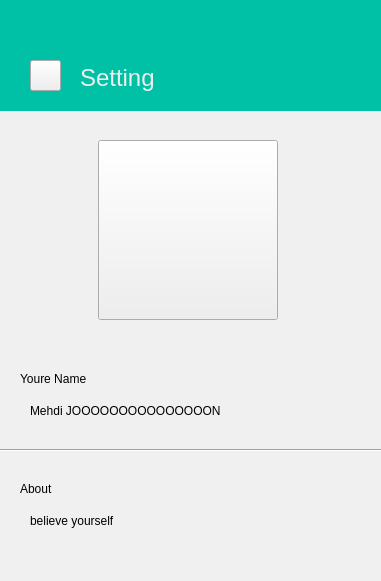
   <widget class="QFrame" name="setting_FRM">
    <property name="geometry">
     <rect>
      <x>800</x>
      <y>600</y>
      <width>381</width>
      <height>581</height>
     </rect>
    </property>
    <property name="frameShape">
     <enum>QFrame::StyledPanel</enum>
    </property>
    <property name="frameShadow">
     <enum>QFrame::Raised</enum>
    </property>
    <widget class="QLabel" name="bk_sett_LBL">
     <property name="geometry">
      <rect>
       <x>0</x>
       <y>0</y>
       <width>381</width>
       <height>1300</height>
      </rect>
     </property>
     <property name="styleSheet">
      <string notr="true">background-color: rgb(240, 240, 240);</string>
     </property>
     <property name="text">
      <string/>
     </property>
    </widget>
    <widget class="QPushButton" name="menu_bk_BTN">
     <property name="geometry">
      <rect>
       <x>30</x>
       <y>60</y>
       <width>31</width>
       <height>31</height>
      </rect>
     </property>
     <property name="cursor">
      <cursorShape>PointingHandCursor</cursorShape>
     </property>
     <property name="styleSheet">
      <string notr="true">pushButton&gt;setStyleSheet(&quot;QPushButton{background:transparent;}&quot;);</string>
     </property>
     <property name="text">
      <string/>
     </property>
     <property name="icon">
      <iconset>
       <normaloff>../../icons/menu (copy).png</normaloff>../../icons/menu (copy).png</iconset>
     </property>
     <property name="iconSize">
      <size>
       <width>25</width>
       <height>25</height>
      </size>
     </property>
     <property name="flat">
      <bool>false</bool>
     </property>
    </widget>
    <widget class="QLabel" name="label_4">
     <property name="geometry">
      <rect>
       <x>0</x>
       <y>0</y>
       <width>382</width>
       <height>111</height>
      </rect>
     </property>
     <property name="styleSheet">
      <string notr="true">background-color: rgb(0, 193, 165);</string>
     </property>
     <property name="text">
      <string/>
     </property>
    </widget>
    <widget class="QLabel" name="label_5">
     <property name="geometry">
      <rect>
       <x>80</x>
       <y>58</y>
       <width>121</width>
       <height>41</height>
      </rect>
     </property>
     <property name="text">
      <string>&lt;html&gt;&lt;head/&gt;&lt;body&gt;&lt;p&gt;&lt;span style=&quot; font-size:18pt; color:#eeeeec;&quot;&gt;Setting&lt;/span&gt;&lt;/p&gt;&lt;/body&gt;&lt;/html&gt;</string>
     </property>
    </widget>
    <widget class="QPushButton" name="profile_LBL">
     <property name="geometry">
      <rect>
       <x>98</x>
       <y>140</y>
       <width>180</width>
       <height>180</height>
      </rect>
     </property>
     <property name="cursor">
      <cursorShape>PointingHandCursor</cursorShape>
     </property>
     <property name="text">
      <string/>
     </property>
     <property name="iconSize">
      <size>
       <width>179</width>
       <height>179</height>
      </size>
     </property>
    </widget>
    <widget class="QLabel" name="label">
     <property name="geometry">
      <rect>
       <x>-20</x>
       <y>350</y>
       <width>451</width>
       <height>191</height>
      </rect>
     </property>
     <property name="text">
      <string/>
     </property>
    </widget>
    <widget class="QLabel" name="label_10">
     <property name="geometry">
      <rect>
       <x>20</x>
       <y>370</y>
       <width>121</width>
       <height>17</height>
      </rect>
     </property>
     <property name="text">
      <string>Youre Name</string>
     </property>
    </widget>
    <widget class="QLabel" name="label_11">
     <property name="geometry">
      <rect>
       <x>30</x>
       <y>390</y>
       <width>341</width>
       <height>41</height>
      </rect>
     </property>
     <property name="text">
      <string>Mehdi JOOOOOOOOOOOOOOON</string>
     </property>
    </widget>
    <widget class="QLabel" name="label_12">
     <property name="geometry">
      <rect>
       <x>30</x>
       <y>500</y>
       <width>341</width>
       <height>41</height>
      </rect>
     </property>
     <property name="text">
      <string>believe yourself</string>
     </property>
    </widget>
    <widget class="QLabel" name="label_13">
     <property name="geometry">
      <rect>
       <x>20</x>
       <y>480</y>
       <width>121</width>
       <height>17</height>
      </rect>
     </property>
     <property name="text">
      <string>About</string>
     </property>
    </widget>
    <widget class="Line" name="line">
     <property name="geometry">
      <rect>
       <x>-33</x>
       <y>440</y>
       <width>471</width>
       <height>20</height>
      </rect>
     </property>
     <property name="lineWidth">
      <number>1</number>
     </property>
     <property name="orientation">
      <enum>Qt::Horizontal</enum>
     </property>
    </widget>
    <zorder>bk_sett_LBL</zorder>
    <zorder>label_4</zorder>
    <zorder>menu_bk_BTN</zorder>
    <zorder>label_5</zorder>
    <zorder>profile_LBL</zorder>
    <zorder>label</zorder>
    <zorder>label_10</zorder>
    <zorder>label_11</zorder>
    <zorder>label_12</zorder>
    <zorder>label_13</zorder>
    <zorder>line</zorder>
   </widget>
